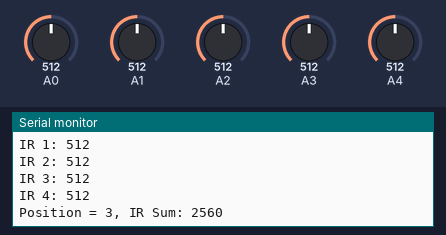
The sketch below on a simulated Arduino Uno, built with avr-gcc and run on an emulated ATmega328P. Parts: the last lines printed to the serial monitor. The test bench sets the inputs (shaded band); at power-on: A4 = 512, A0 = 512, A1 = 512, A2 = 512, A3 = 512.

Above: at 5.9 s.
6.0 s: A4 set to 109
At 6.6 s:
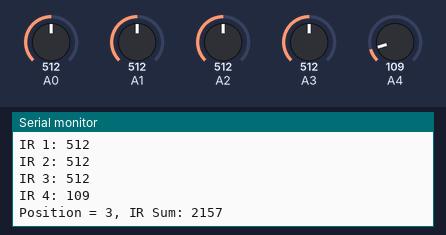
7.5 s: A4 set to 92
At 8.6 s:
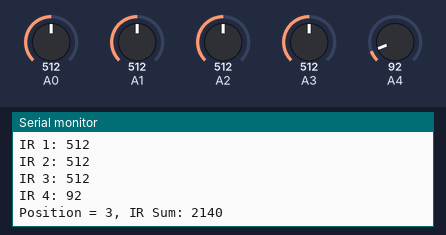
Timing chart, 0 to 10.5 s (numbered marks = the images above; inputs shaded):
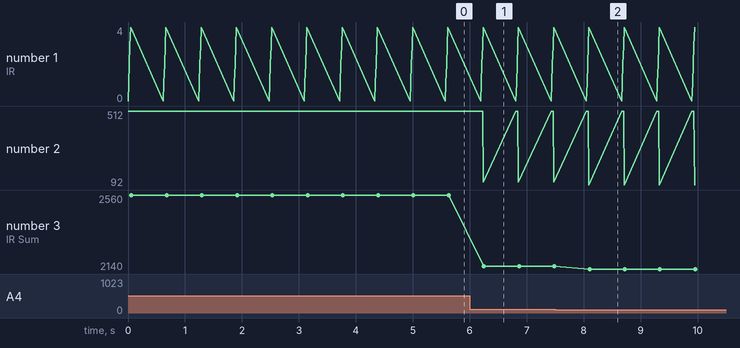

Measured:
- after the input at 6.0 s, the serial monitor: prints a new line after 0.24 s (image 1)
- after the input at 7.5 s, the serial monitor: prints a new line after 0.59 s (image 2)
- plotted number 2: 512 → 109 after the input at 6.0 s, 109 → 92 after the input at 7.5 s
- plotted number 3: 2560 → 2157 after the input at 6.0 s, 2157 → 2140 after the input at 7.5 s

The sketch:

IRArrayViewer.ino
```cpp
#define NUM_SENSORS 5 //Number of IR sensors

int irData[NUM_SENSORS]; //store IR array data

void setup() {
  Serial.begin(9600); //set baud rate

}

void loop() {
  int irSum = 0;
  //Print in Serial IR readings
  //Cycle through sensors and assigns them to array. Left to right
  for (int i = 0; i < NUM_SENSORS; i++){
    irData[i] = analogRead(i);
    //Serial.println(analogRead(i));
    Serial.println((String)"IR "+i+": "+irData[i]);
    irSum += int(irData[i]);
  }

  //Prints target reading
  int v;
  v = (4000*irData[0] + 3000*irData[1] + 2000*irData[2] + 1000*irData[3] + 0*irData[4])/(irData[0] + irData[1] + irData[2] + irData[3] + irData[4]);
  Serial.println((String)"Position = " +v+ ", IR Sum: " +irSum);

  delay(600);
}
```
